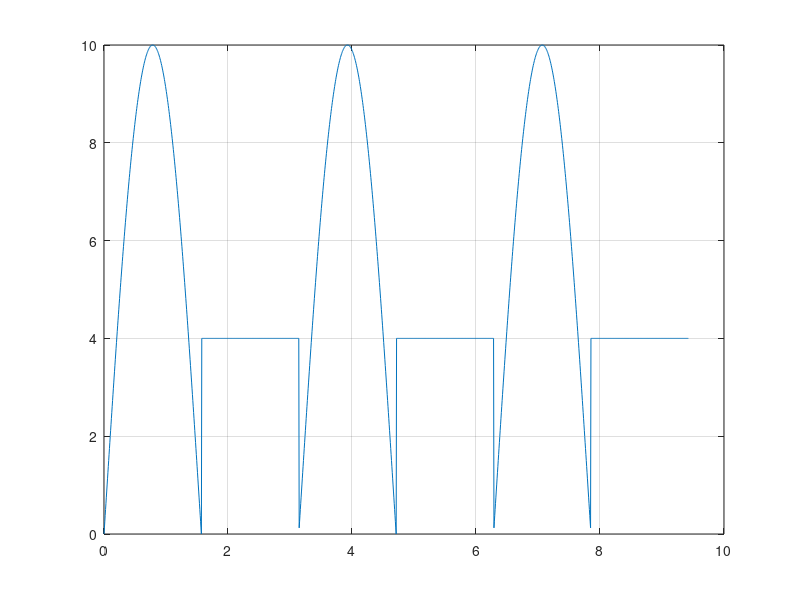

Here is the MATLAB script that generated this plot:
clear;
f = 1/pi;
w = 2*pi*f;
T = 1/f;
ps = T/500;
t = 0 : ps : 3*T;
y = 10 * sin(w*t);
n = length(t);
sm = 0;
sm2 = 0;
for i = 1 : n
 if (y(i) < 0 )
 y(i) = 4;
 end
 sm = sm + y(i)*ps;
 sm2 = sm2 + (y(i)^2)*ps;
end
plot(t,y);
grid
